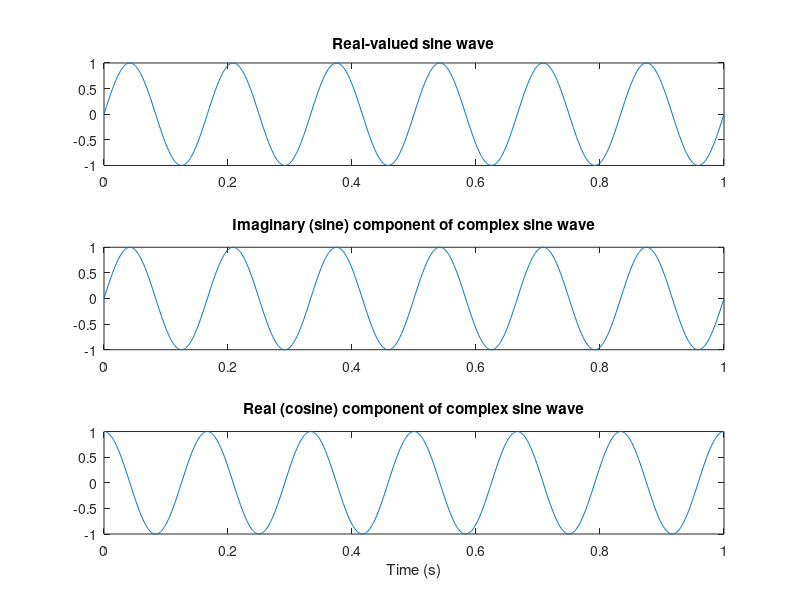
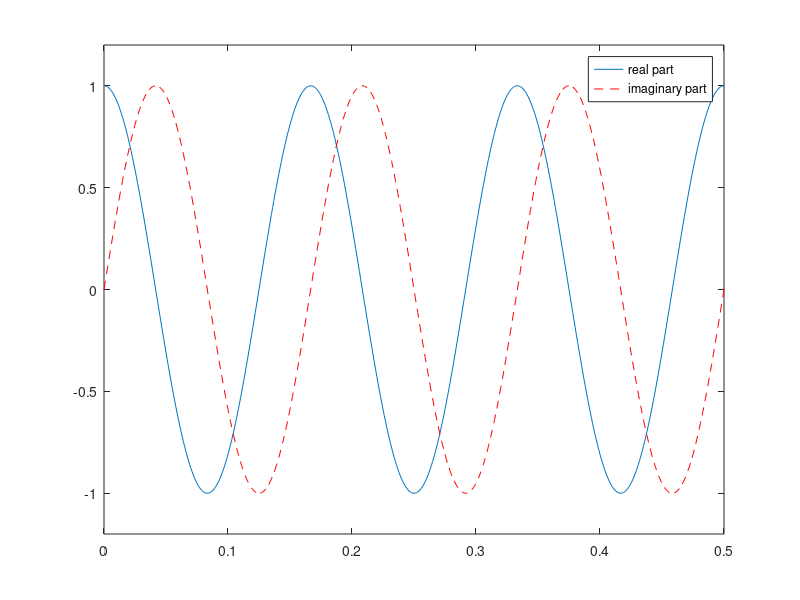
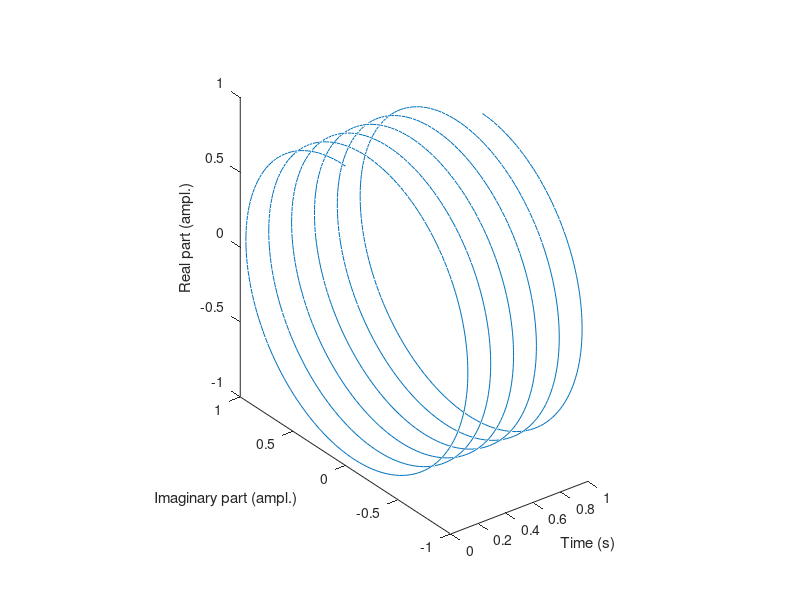
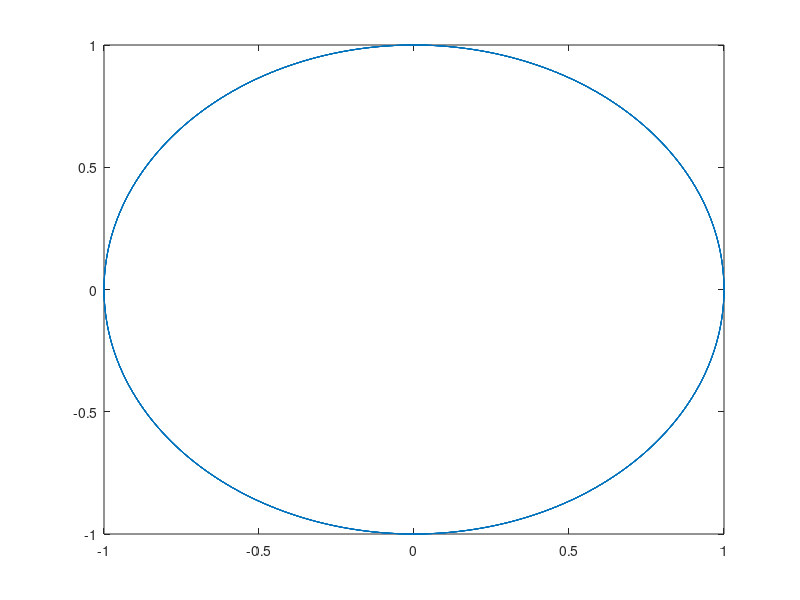

Write MATLAB code to recreate these figures, in order.
% mikexcohen.com

%% complex sine waves

srate = 1000;
time  = 0:1/srate:1;
freq  = 6;


realval_sine = sin(2*pi*freq*time);
complex_sine = exp(1i*2*pi*freq*time);

figure(1), clf
% plot "normal" sine wave
subplot(311)
plot(time,realval_sine)
title('Real-valued sine wave')

% plot real part
subplot(312)
plot(time,imag(complex_sine))
title('Imaginary (sine) component of complex sine wave')

% plot imaginary part
subplot(313)
plot(time,real(complex_sine))
title('Real (cosine) component of complex sine wave')
xlabel('Time (s)')

figure(2), clf
plot(time,real(complex_sine))
hold on
plot(time,imag(complex_sine),'r--')
set(gca,'ylim',[-1.2 1.2],'xlim',[0 .5])
legend({'real part';'imaginary part'})

%% other ways to look at complex sine waves

figure(3), clf

plot3(time,imag(complex_sine),real(complex_sine))
xlabel('Time (s)'), ylabel('Imaginary part (ampl.)'), zlabel('Real part (ampl.)')
axis image
rotate3d


figure(4), clf
plot(imag(complex_sine),real(complex_sine))
% plot(complex_sine)

%%

%% Fourier coefficients as complex numbers

% create sine waves that differ in power and phase
sine1 = 3 * cos(2*pi*freq*time + 0 );
sine2 = 2 * cos(2*pi*freq*time + pi/6 );
sine3 = 1 * cos(2*pi*freq*time + pi/3 );

% compute Fourier coefficients
fCoefs1 = fft(sine1) / length(time);
fCoefs2 = fft(sine2) / length(time);
fCoefs3 = fft(sine3) / length(time);

hz = linspace(0,srate/2,floor(length(time)/2)+1);

% find the frequency of our sine wave
hz6 = dsearchn(hz',freq);

% let's look at the coefficients for this frequency
disp([ '6 Hz Fourier coefficient for sin1: ' num2str(fCoefs1(hz6)) ])
disp([ '6 Hz Fourier coefficient for sin2: ' num2str(fCoefs2(hz6)) ])
disp([ '6 Hz Fourier coefficient for sin3: ' num2str(fCoefs3(hz6)) ])

%% complex numbers as vectors in a polar plot

% make polar plots of fourier coefficients
figure(5), clf
h(1) = polar([0 angle(fCoefs1(hz6))],[0 2*abs(fCoefs1(hz6))],'r');
hold on
h(2) = polar([0 angle(fCoefs2(hz6))],[0 2*abs(fCoefs2(hz6))],'b');
h(3) = polar([0 angle(fCoefs3(hz6))],[0 2*abs(fCoefs3(hz6))],'k');
set(h,'linewidth',5)
legend({'sine1';'sine2';'sine3'})

%% phase and power information can be extracted via Euler's formula

% extract amplitude using Pythagorian theorem
amp1 = sqrt( imag(fCoefs1).^2 + real(fCoefs1).^2 );
amp2 = sqrt( imag(fCoefs2).^2 + real(fCoefs2).^2 );
amp3 = sqrt( imag(fCoefs3).^2 + real(fCoefs3).^2 );

% extract amplitude using the Matlab function abs
% amp1 = abs( fCoefs1 );
% amp2 = abs( fCoefs2 );
% amp3 = abs( fCoefs3 );

figure(6), clf

% plot amplitude spectrum
subplot(211)
plot(hz,2*amp1(1:length(hz)),'ro-','linew',3), hold on
plot(hz,2*amp2(1:length(hz)),'bp-','linew',3)
plot(hz,2*amp3(1:length(hz)),'ks-','linew',3)
set(gca,'xlim',[freq-3 freq+3])
xlabel('Frequency (Hz)'), ylabel('Amplitude')

%% and now for phase...

% extract phase angles using trigonometry
phs1 = atan2( imag(fCoefs1) , real(fCoefs1) );
phs2 = atan2( imag(fCoefs2) , real(fCoefs2) );
phs3 = atan2( imag(fCoefs3) , real(fCoefs3) );

% extract phase angles using Matlab function angle
% phs1 = angle( fCoefs1 );
% phs2 = angle( fCoefs2 );
% phs3 = angle( fCoefs3 );


% plot phase spectrum
subplot(212)
plot(hz,phs1(1:length(hz)),'ro-','linew',3), hold on
plot(hz,phs2(1:length(hz)),'bp-','linew',3)
plot(hz,phs3(1:length(hz)),'ks-','linew',3)
set(gca,'xlim',[freq-3 freq+3])
xlabel('Frequency (Hz)'), ylabel('Amplitude')

%% end.
